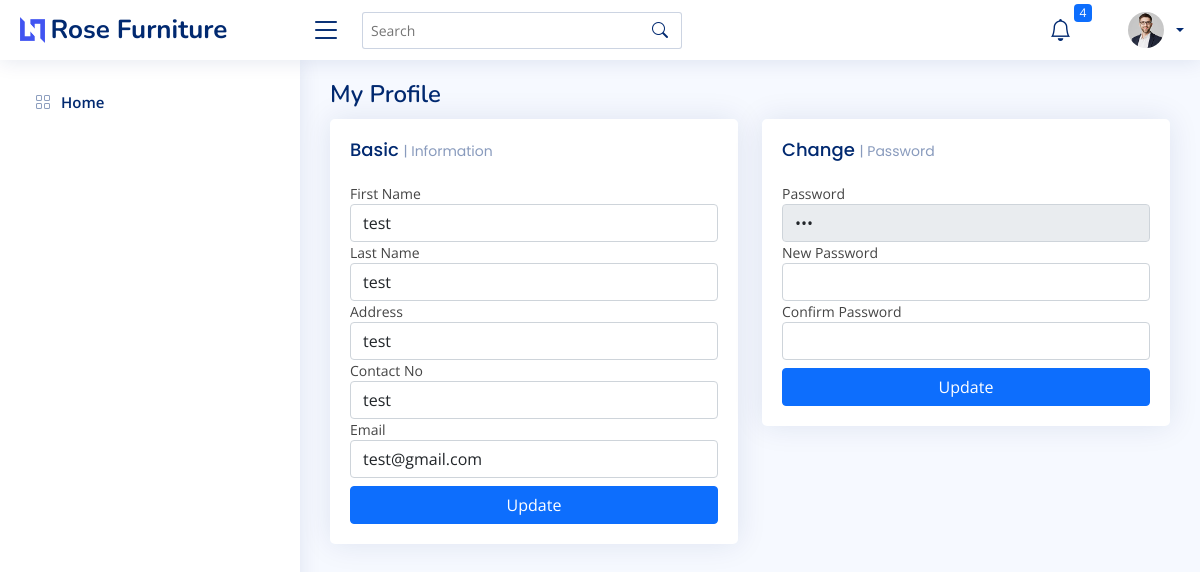
/ecommerce/profile.php?user_id=2, run on an earlier commit of the app's database.
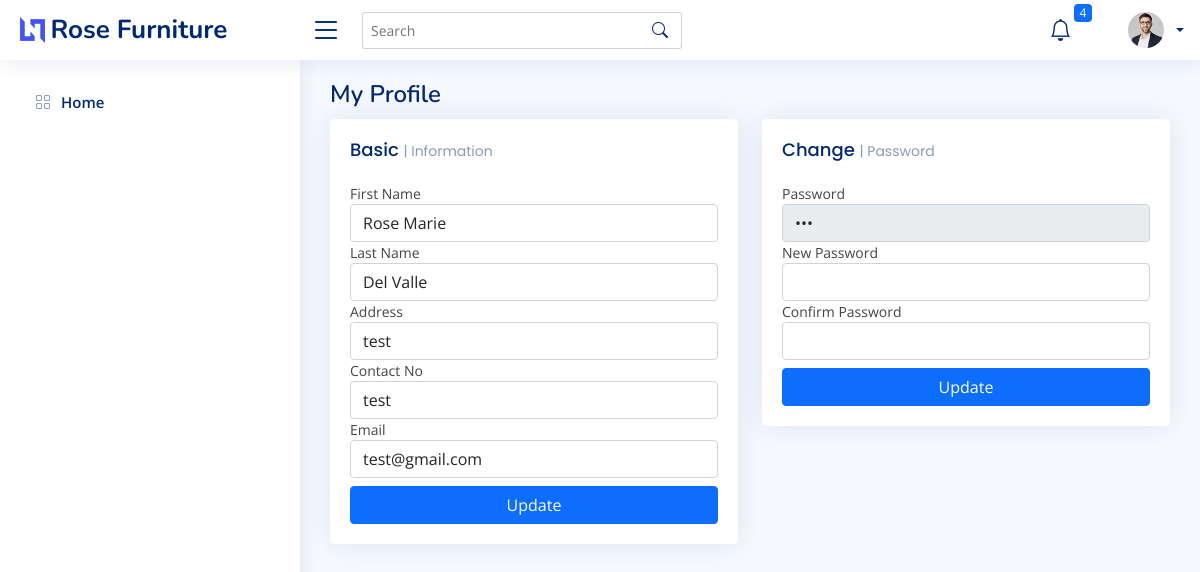
And on a later commit of the database.
### tables this page shows
CREATE TABLE `tbl_users` (
  `user_id` int(11) NOT NULL,
  `first_name` varchar(100) DEFAULT NULL,
  `last_name` varchar(100) DEFAULT NULL,
  `address` varchar(250) DEFAULT NULL,
  `contact_no` varchar(50) DEFAULT NULL,
  `username` varchar(100) DEFAULT NULL,
  `password` varchar(100) DEFAULT NULL,
  `email` varchar(100) DEFAULT NULL,
  `group_code` int(11) DEFAULT NULL,
  `status` int(11) DEFAULT 1
);

### ecommerce/profile.php (the view, shortened to what this page needs)
<?php include '../includes/header_ecommerce.php'; ?>
<?php
global $conn;
$user_id = $_GET["user_id"];
$sql = mysqli_query($conn, "SELECT * FROM tbl_users WHERE user_id = '$user_id' ");
$row = mysqli_fetch_assoc($sql);
?>
    <div class="pagetitle">
      <h1>My Profile</h1>
    </div>
    <section class="section dashboard">
      <div class="row">
        <div class="col-lg-6">
          <div class="row">
            <div class="col-12">
              <div class="card recent-sales overflow-auto">
                <div class="card-body">
                  <h5 class="card-title">Basic <span>| Information</span></h5>
                  <div>
                    <label for="">First Name</label>
                    <input type="text" class="form-control" id="first_name" value="<?= $row['first_name'] ?>">
                  </div>
                  <div>
                    <label for="">Last Name</label>
                    <input type="text" class="form-control" id="last_name" value="<?= $row['last_name'] ?>">
                  </div>
                  <div>
                    <label for="">Address</label>
                    <input type="text" class="form-control" id="address" value="<?= $row['address'] ?>">
                  </div>
                  <div>
                    <label for="">Contact No</label>
                    <input type="text" class="form-control" id="contact_no" value="<?= $row['contact_no'] ?>">
                  </div>
                  <div class="mb-2">
                    <label for="">Email</label>
                    <input type="text" class="form-control" id="email" value="<?= $row['email'] ?>">
                  </div>
                  <div>
                    <button type="button" class="btn btn-primary w-100 updateInfo">Update</button>
                  </div>
                </div>
              </div>
            </div>
          </div>
        </div>
        <div class="col-lg-6">
          <div class="card">
            <div class="card-body">
              <h5 class="card-title">Change <span>| Password</span></h5>
              <div class="activity">
              <div>
                    <label for="">Password</label>
                    <input type="password" disabled class="form-control" value="<?= $row['password'] ?>">
                  </div>
                  <div>
                    <label for="">New Password</label>
                    <input type="password" class="form-control" value="" id="new_password">
                  </div>
                  <div class="mb-2">
                    <label for="">Confirm Password</label>
                    <input type="password" class="form-control" value=""  id="confirm_password">
                  </div>
                  <div>
                    <button type="button" class="btn btn-primary w-100 updatePassword">Update</button>
                  </div>
              </div>
            </div>
          </div>
        </div>
      </div>
    </section>
  <?php include '../includes/footer_ecommerce.php'; ?>

What changed in the data, as far as the page shows it:
changed tbl_users "test": first_name "test" → "Rose Marie"; last_name "test" → "Del Valle"
